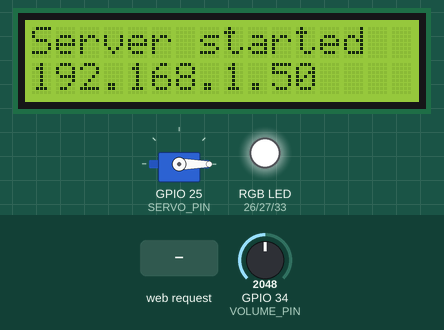
Simulated run of this sketch. Board: ESP32. On the bench: 16×2 character LCD, servo, an RGB LED mixed from three pins (HIGH = lit). The test bench sets the inputs (shaded band); at power-on: GPIO 34 (VOLUME_PIN) = 2048. WiFi joins after 1.5 s; servers stay silent unless stated; the audio player accepts every command and is not drawn; what the sketch prints to the serial monitor is not drawn.

Above: at 6.3 s.
6.4 s: HTTP request GET /update?led=red received
At 7.6 s:
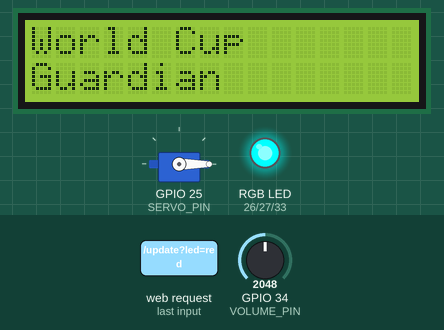
7.9 s: HTTP request GET /update?line1=red received
At 8.7 s:
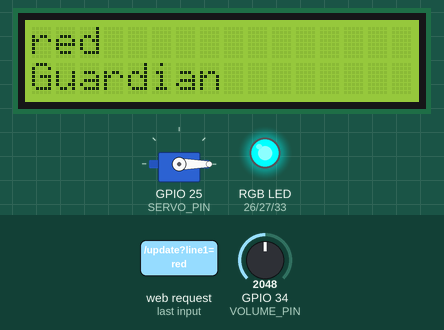
9.4 s: HTTP request GET /update?line1=green received
At 9.9 s:
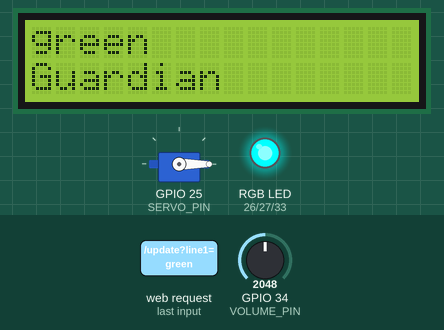
10.9 s: HTTP request GET /update?line1=yellow received
At 12.1 s:
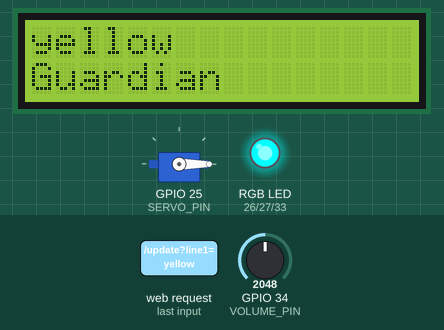
12.4 s: HTTP request GET /update?line1=blue received
At 13.3 s:
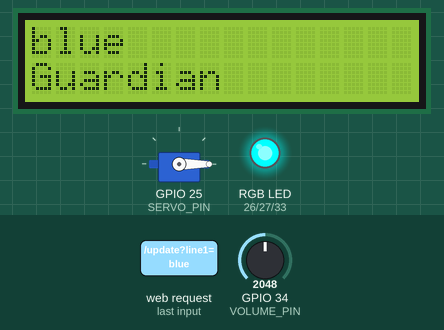
13.9 s: HTTP request GET /update?line1=1 received
At 14.4 s:
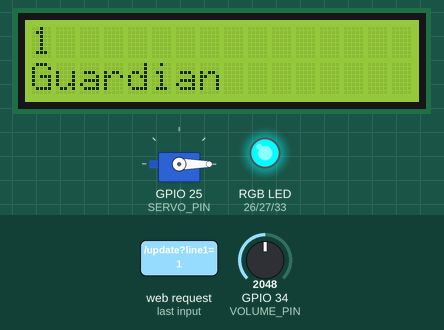
Timing chart, 0 to 16.4 s (numbered marks = the images above; inputs shaded):
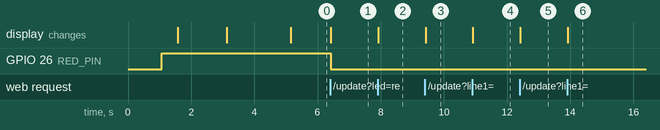

Measured:
- after the input at 6.4 s, GPIO 26 (RED_PIN): HIGH → LOW at once; the display: changes at once (image 1)
- after the input at 7.9 s, the display: changes at once (image 2)
- after the input at 9.4 s, the display: changes at once (image 3)
- after the input at 10.9 s, the display: changes at once (image 4)
- after the input at 12.4 s, the display: changes at once (image 5)
- after the input at 13.9 s, the display: changes at once (image 6)

The sketch:

ESP32.ino
```cpp
#include <WiFi.h>
#include <WebServer.h>
#include <LiquidCrystal_I2C.h>
#include <ESP32Servo.h>
#include <DFRobotDFPlayerMini.h>

// =====================
// DFPlayer Mini
// =====================

// DFPlayer TX → ESP32 GPIO16
// DFPlayer RX ← ESP32 GPIO17
const int DFPLAYER_RX_PIN = 16;
const int DFPLAYER_TX_PIN = 17;

HardwareSerial dfSerial(2);
DFRobotDFPlayerMini dfPlayer;

bool dfPlayerReady = false;


// =====================
// 音量旋鈕
// =====================

const int VOLUME_PIN = 34;

int lastVolume = -1;
unsigned long lastVolumeReadTime = 0;

const unsigned long VOLUME_READ_INTERVAL = 200;


// =====================
// 音效與主題曲
// =====================

// /mp3/0001.mp3 → whistle
// /mp3/0002.mp3 → reminder
// /mp3/0011.mp3 → IShowSpeed
// /mp3/0012.mp3 → theme2
// /mp3/0013.mp3 → theme3

const int SONG_TRACKS[] = {11, 12, 13};

const int SONG_COUNT =
    sizeof(SONG_TRACKS) / sizeof(SONG_TRACKS[0]);

int nextSongIndex = 0;

// 哨聲長度，要之後依實際音檔微調
const unsigned long WHISTLE_DURATION = 900;
const unsigned long WHISTLE_GAP = 250;


//=====================
// LCD
//=====================
LiquidCrystal_I2C lcd(0x27, 16, 2);

//=====================
// WiFi
//=====================
const char* ssid = "Your Wi-Fi";
const char* password = "Your Wi-Fi password";

WebServer server(80);

//=====================
// Servo
//=====================
Servo footballServo;
const int SERVO_PIN = 25;

//=====================
// RGB LED（共陽）
// LOW = 亮，HIGH = 滅
//=====================
const int RED_PIN = 26;
const int GREEN_PIN = 27;
const int BLUE_PIN = 33;

// 記住目前顏色
String currentLedColor = "off";


//=====================
// LCD
//=====================
void showLCD(String line1, String line2) {
  lcd.clear();

  lcd.setCursor(0, 0);
  lcd.print(line1.substring(0, 16));

  lcd.setCursor(0, 1);
  lcd.print(line2.substring(0, 16));
}


//=====================
// RGB LED
//=====================
void turnLedOff() {
  digitalWrite(RED_PIN, HIGH);
  digitalWrite(GREEN_PIN, HIGH);
  digitalWrite(BLUE_PIN, HIGH);
}


void setLED(String color) {
  turnLedOff();

  if (color == "red") {
    digitalWrite(RED_PIN, LOW);
  }
  else if (color == "green") {
    digitalWrite(GREEN_PIN, LOW);
  }
  else if (color == "yellow") {
    // 黃色 = 紅 + 綠
    digitalWrite(RED_PIN, LOW);
    digitalWrite(GREEN_PIN, LOW);
  }
  else if (color == "blue") {
    digitalWrite(BLUE_PIN, LOW);
  }

  currentLedColor = color;
}


//=====================
// Servo
//=====================
void servoGoal() {
  String savedColor = currentLedColor;

  // 避免 Servo 和 LED 同時耗電
  turnLedOff();
  delay(200);

  footballServo.write(90);
  delay(500);

  footballServo.write(0);
  delay(500);

  delay(200);

  setLED(savedColor);
}


void servoCelebrate() {
  String savedColor = currentLedColor;

  turnLedOff();
  delay(200);

  for (int i = 0; i < 2; i++) {
    footballServo.write(90);
    delay(350);

    footballServo.write(0);
    delay(350);
  }

  delay(200);

  setLED(savedColor);
}


void controlServo(String action) {
  if (action == "goal") {
    servoGoal();
  }
  else if (action == "celebrate") {
    servoCelebrate();
  }

  // none 或其他字串：不動
}


//=====================
// Sound
// DFPlayer 尚未接入
//=====================
void playNextSong() {
  if (!dfPlayerReady) {
    return;
  }

  int trackNumber = SONG_TRACKS[nextSongIndex];

  dfPlayer.playMp3Folder(trackNumber);

  Serial.print("Playing song track: ");
  Serial.println(trackNumber);

  nextSongIndex++;

  if (nextSongIndex >= SONG_COUNT) {
    nextSongIndex = 0;
  }
}
void playSound(String action) {
  // none = 不做任何事，也不停止目前播放
  if (action == "" || action == "none") {
    return;
  }

  if (!dfPlayerReady) {
    Serial.print("DFPlayer unavailable, ignored: ");
    Serial.println(action);
    return;
  }

  if (action == "goal") {
    // 吹哨一次
    dfPlayer.playMp3Folder(1);
    delay(WHISTLE_DURATION);

    // 接著播放下一首主題曲
    playNextSong();
  }

  else if (action == "event") {
    // 吹哨一次
    dfPlayer.playMp3Folder(1);
  }

  else if (action == "fulltime") {
    // 吹哨三次
    for (int i = 0; i < 3; i++) {
      dfPlayer.playMp3Folder(1);
      delay(WHISTLE_DURATION);

      if (i < 2) {
        delay(WHISTLE_GAP);
      }
    }
  }

  else if (action == "warning") {
    dfPlayer.playMp3Folder(2);
  }

  else if (action == "relax") {
    dfPlayer.playMp3Folder(2);
  }

  else if (action == "stop") {
    dfPlayer.stop();
  }

  else {
    Serial.print("Unknown sound action: ");
    Serial.println(action);
  }
}
void updateVolume() {
  if (!dfPlayerReady) {
    return;
  }

  unsigned long now = millis();

  if (now - lastVolumeReadTime < VOLUME_READ_INTERVAL) {
    return;
  }

  lastVolumeReadTime = now;

  int rawValue = analogRead(VOLUME_PIN);

  int newVolume = map(
    rawValue,
    0,
    4095,
    0,
    30
  );

  newVolume = constrain(newVolume, 0, 30);

  if (
    lastVolume == -1 ||
    abs(newVolume - lastVolume) >= 2
  ) {
    dfPlayer.volume(newVolume);
    lastVolume = newVolume;

    Serial.print("Volume: ");
    Serial.println(newVolume);
  }
}


//=====================
// HTTP /update
//=====================
void handleUpdate() {
  String line1 = server.arg("line1");
  String line2 = server.arg("line2");
  String ledColor = server.arg("led");
  String servoAction = server.arg("servo");
  String soundAction = server.arg("sound");

  // 沒傳就給預設值
  if (line1 == "") {
    line1 = "World Cup";
  }

  if (line2 == "") {
    line2 = "Guardian";
  }

  if (ledColor == "") {
    ledColor = currentLedColor;
  }

  if (servoAction == "") {
    servoAction = "none";
  }

  if (soundAction == "") {
    soundAction = "none";
  }

  Serial.println();
  Serial.println("===== New Command =====");

  Serial.print("line1: ");
  Serial.println(line1);

  Serial.print("line2: ");
  Serial.println(line2);

  Serial.print("led: ");
  Serial.println(ledColor);

  Serial.print("servo: ");
  Serial.println(servoAction);

  Serial.print("sound: ");
  Serial.println(soundAction);

  // 依序執行
// 先更新畫面
  showLCD(line1, line2);
  setLED(ledColor);

  // 先回覆 Python，避免 Servo、哨聲的 delay 導致連線逾時
  server.send(200, "text/plain", "OK");

  // 再執行聲音與 Servo
  playSound(soundAction);
  controlServo(servoAction);
}


//=====================
// Setup
//=====================
void setup() {
  lcd.init();
  lcd.backlight();

  Serial.begin(115200);
  delay(1000);

  // RGB LED
  pinMode(RED_PIN, OUTPUT);
  pinMode(GREEN_PIN, OUTPUT);
  pinMode(BLUE_PIN, OUTPUT);
  turnLedOff();

  // Servo
  footballServo.setPeriodHertz(50);
  footballServo.attach(SERVO_PIN, 500, 2400);
  footballServo.write(0);
  delay(500);

  // WiFi
  WiFi.begin(ssid, password);

  lcd.clear();
  lcd.setCursor(0, 0);
  lcd.print("Connecting...");
  pinMode(VOLUME_PIN, INPUT);

  dfSerial.begin(
    9600,
    SERIAL_8N1,
    DFPLAYER_RX_PIN,
    DFPLAYER_TX_PIN
  );

  if (dfPlayer.begin(dfSerial)) {
    dfPlayerReady = true;

    dfPlayer.volume(15);
    lastVolume = 15;

    Serial.println("DFPlayer ready.");
  }
  else {
    dfPlayerReady = false;

    Serial.println(
      "DFPlayer not detected. "
      "System continues without sound."
    );
  }


  while (WiFi.status() != WL_CONNECTED) {
    delay(500);
    Serial.print(".");
  }

  String ip = WiFi.localIP().toString();

  Serial.println();
  Serial.println("WiFi connected!");

  Serial.print("ESP32 IP: ");
  Serial.println(ip);

  lcd.clear();
  lcd.setCursor(0, 0);
  lcd.print("WiFi connected");

  lcd.setCursor(0, 1);
  lcd.print(ip.substring(0, 16));

  server.on("/update", HTTP_GET, handleUpdate);
  server.begin();

  delay(2000);

  showLCD("Server started", ip);
}


//=====================
// Loop
//=====================
void loop() {
  server.handleClient();
  updateVolume();
}
```
